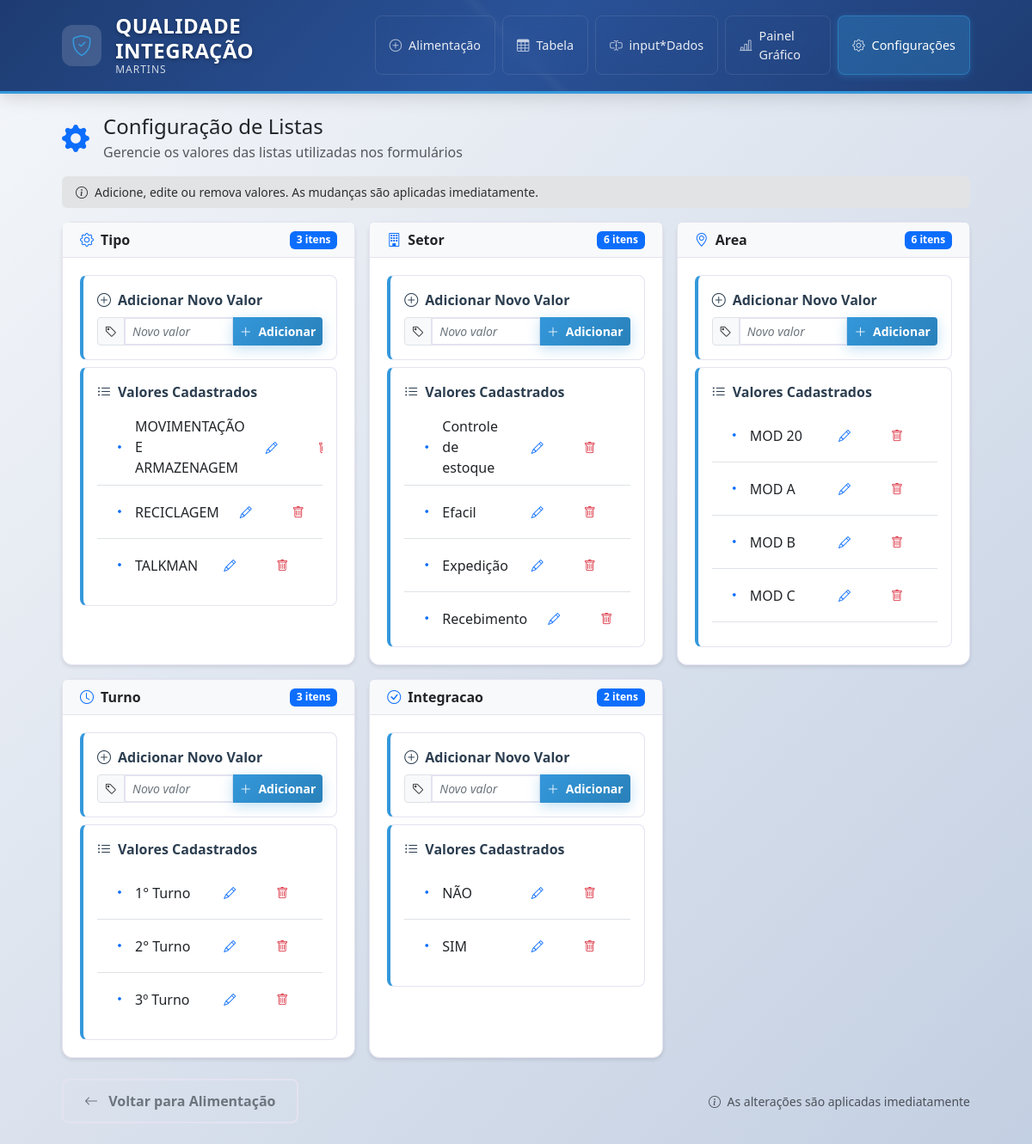
The page /config-lists on the database its author committed.
### app/models.py (models this page shows, shortened)
class ConfigList(db.Model):
    __tablename__ = 'config_lists'
    id = db.Column(db.Integer, primary_key=True)
    nome_lista = db.Column(db.String(50), nullable=False, index=True)
    valor = db.Column(db.String(120), nullable=False)
    __table_args__ = (
        db.UniqueConstraint('nome_lista', 'valor', name='uq_lista_valor'),
    )

### app/views.py (the view)
@bp.route('/config-lists')
def config_lists():
    all_lists = {}
    for nome in ['tipo', 'setor', 'area', 'turno', 'integracao']:
        all_lists[nome] = get_list(nome)
    return render_template('config_lists.html', all_lists=all_lists)

### app/views.py (called while the page is built)
def get_list(nome: str) -> list[str]:
    rows = ConfigList.query.filter_by(nome_lista=nome).order_by(ConfigList.valor.asc()).all()
    return [r.valor for r in rows]

### templates/config_lists.html (shortened to what this page needs)
{% extends 'base.html' %}
{% block content %}
<div class="row">
  <div class="col-12">
    <div class="d-flex align-items-center mb-3">
      <i class="bi bi-gear-fill text-primary me-3" style="font-size: 2rem;"></i>
      <div>
        <h2 class="h4 mb-1">Configuração de Listas</h2>
        <p class="text-muted mb-0">Gerencie os valores das listas utilizadas nos formulários</p>
      </div>
    </div>
    <div class="alert alert-secondary border-0 py-2 small mb-3 d-flex align-items-center">
      <i class="bi bi-info-circle me-2"></i>
      <span>Adicione, edite ou remova valores. As mudanças são aplicadas imediatamente.</span>
    </div>
    <div class="row g-2 g-md-3">
      {% for nome, valores in all_lists.items() %}
      <div class="col-sm-6 col-xl-4" id="{{ nome }}">
        <div class="card h-100">
          <div class="card-header bg-light py-2">
            <div class="d-flex align-items-center justify-content-between">
              <div class="d-flex align-items-center">
                {% if nome == 'tipo' %}
                  <i class="bi bi-gear text-primary me-2"></i>
                {% elif nome == 'setor' %}
                  <i class="bi bi-building text-primary me-2"></i>
                {% elif nome == 'area' %}
                  <i class="bi bi-geo-alt text-primary me-2"></i>
                {% elif nome == 'turno' %}
                  <i class="bi bi-clock text-primary me-2"></i>
                {% elif nome == 'integracao' %}
                  <i class="bi bi-check-circle text-primary me-2"></i>
                {% endif %}
                <h6 class="mb-0 text-capitalize fw-semibold">{{ nome }}</h6>
              </div>
              <span class="badge bg-primary">{{ valores|length }} {{ 'item' if valores|length == 1 else 'itens' }}</span>
            </div>
          </div>
          <div class="card-body">
            <div class="field-group mb-2">
              <div class="field-group-title mb-2">
                <i class="bi bi-plus-circle"></i>
                Adicionar Novo Valor
              </div>
              <div class="input-group input-group-sm">
                <span class="input-group-text">
                  <i class="bi bi-tag"></i>
                </span>
                <input class="form-control form-control-sm" placeholder="Novo valor" data-input-novo="{{ nome }}">
                <button class="btn btn-primary btn-sm" data-btn-add="{{ nome }}">
                  <i class="bi bi-plus-lg me-1"></i>
                  Adicionar
                </button>
              </div>
            </div>
            <div class="field-group mb-0">
              <div class="field-group-title mb-2">
                <i class="bi bi-list-ul"></i>
                Valores Cadastrados
              </div>
              <div class="list-group list-group-flush overflow-auto" data-lista="{{ nome }}" style="max-height: 260px;">
                {% for v in valores %}
                <div class="list-group-item d-flex align-items-center justify-content-between py-2">
                  <div class="d-flex align-items-center">
                    <i class="bi bi-dot text-primary me-2" style="font-size: 1.25rem;"></i>
                    <span class="fw-medium">{{ v }}</span>
                  </div>
                  <div class="btn-group btn-group-sm">
                    <button class="btn btn-outline-primary" data-btn-edit data-nome="{{ nome }}" data-valor="{{ v }}" title="Editar valor">
                      <i class="bi bi-pencil"></i>
                    </button>
                    <button class="btn btn-outline-danger" data-btn-del data-nome="{{ nome }}" data-valor="{{ v }}" title="Remover valor">
                      <i class="bi bi-trash"></i>
                    </button>
                  </div>
                </div>
                {% endfor %}
              </div>
            </div>
          </div>
        </div>
      </div>
      {% endfor %}
    </div>
    <div class="d-flex justify-content-between align-items-center mt-4">
      <a class="btn btn-outline-secondary" href="{{ url_for('main.alimentacao') }}">
        <i class="bi bi-arrow-left me-2"></i>
        Voltar para Alimentação
      </a>
      <div class="text-muted small">
        <i class="bi bi-info-circle me-1"></i>
        As alterações são aplicadas imediatamente
      </div>
    </div>
  </div>
</div>
{% endblock %}

### templates/base.html (shortened to what this page needs)
<!doctype html>
<html lang="pt-br">
  <head>
    <link href="https://cdn.jsdelivr.net/npm/bootstrap@5.3.3/dist/css/bootstrap.min.css" rel="stylesheet">
    <link href="https://cdn.jsdelivr.net/npm/bootstrap-icons@1.11.0/font/bootstrap-icons.css" rel="stylesheet">
    <link rel="stylesheet" href="{{ url_for('static', filename='css/styles.css') }}">
  <link rel="stylesheet" href="{{ url_for('static', filename='css/loading.css') }}">
  </head>
  <body>
    <header class="header-professional">
      <div class="container">
        <div class="d-flex justify-content-between align-items-center py-3">
          <div class="brand-section">
            <div class="d-flex align-items-center">
              <div class="brand-icon me-3">
                <i class="bi bi-shield-check"></i>
              </div>
              <div class="brand-text">
                <h1 class="brand-title mb-0">QUALIDADE INTEGRAÇÃO</h1>
                <div class="brand-subtitle">MARTINS</div>
              </div>
            </div>
          </div>
          <nav class="main-nav d-none d-md-flex">
            <a class="nav-item {{ 'active' if request.endpoint == 'main.alimentacao' else '' }}" href="{{ url_for('main.alimentacao') }}">
              <i class="bi bi-plus-circle me-2"></i>
              <span>Alimentação</span>
            </a>
            <a class="nav-item {{ 'active' if request.endpoint == 'main.tabela' else '' }}" href="{{ url_for('main.tabela') }}">
              <i class="bi bi-table me-2"></i>
              <span>Tabela</span>
            </a>
            <a class="nav-item {{ 'active' if request.endpoint == 'main.input_dados' else '' }}" href="{{ url_for('main.input_dados') }}">
              <i class="bi bi-input-cursor-text me-2"></i>
              <span>input*Dados</span>
            </a>
            <a class="nav-item {{ 'active' if request.endpoint == 'main.painel_grafico' else '' }}" href="{{ url_for('main.painel_grafico') }}">
              <i class="bi bi-bar-chart-line me-2"></i>
              <span>Painel Gráfico</span>
            </a>
            <a class="nav-item {{ 'active' if request.endpoint == 'main.config_lists' else '' }}" href="{{ url_for('main.config_lists') }}">
              <i class="bi bi-gear me-2"></i>
              <span>Configurações</span>
            </a>
          </nav>
        </div>
      </div>
    </header>
    <main class="container my-4">
      {% block content %}{% endblock %}
    </main>
  </body>
</html>

### static/css/styles.css (style rules this page uses)
:root { --primary-color: #2c3e50; --primary-light: #34495e; --accent-color: #3498db; --accent-hover: #2980b9; --success-color: #27ae60; --warning-color: #f39c12; --danger-color: #e74c3c; --light-bg: #e6e7ee; --card-bg: #ffffff; --border-color: #e4e3f0; --text-muted: #6c757d; --shadow-light: 0 2px 4px rgba(0,0,0,0.1); --shadow-medium: 0 4px 12px rgba(0,0,0,0.15); }
body { background: linear-gradient(135deg, #f5f7fa 0%, #c3cfe2 100%); min-height: 100vh; font-family: 'Segoe UI', system-ui, -apple-system, sans-serif; }
.container { max-width: 90vw; }
.header-professional { background: linear-gradient(135deg, #1e3c72 0%, #2a5298 50%, #1e3c72 100%); color: white; box-shadow: 0 4px 20px rgba(0,0,0,0.15); border-bottom: 3px solid #3498db; position: relative; }
.header-professional::before { content: ''; position: absolute; top: 0; left: 0; right: 0; bottom: 0; background: linear-gradient(45deg, transparent 49%, rgba(255,255,255,0.03) 50%, transparent 51%); pointer-events: none; }
.brand-section { z-index: 2; position: relative; }
.brand-icon { width: 48px; height: 48px; background: rgba(255,255,255,0.15); border-radius: 12px; display: flex; align-items: center; justify-content: center; backdrop-filter: blur(10px); }
.brand-icon i { font-size: 1.5rem; color: #3498db; }
.brand-title { font-size: 1.5rem; font-weight: 700; letter-spacing: 0.5px; text-shadow: 0 2px 4px rgba(0,0,0,0.3); }
.brand-subtitle { font-size: 0.75rem; font-weight: 500; color: rgba(255,255,255,0.8); letter-spacing: 1px; margin-top: -2px; }
.main-nav { display: flex; gap: 0.5rem; z-index: 2; position: relative; }
.nav-item { display: flex; align-items: center; padding: 0.75rem 1rem; color: rgba(255,255,255,0.9); text-decoration: none; border-radius: 8px; transition: all 0.3s ease; font-weight: 500; font-size: 0.9rem; backdrop-filter: blur(10px); border: 1px solid rgba(255,255,255,0.1); }
.nav-item.active { background: rgba(52, 152, 219, 0.3); color: white; border-color: rgba(52, 152, 219, 0.5); box-shadow: 0 2px 8px rgba(52, 152, 219, 0.3); }
.nav-item i { opacity: 0.8; }
.card { border-radius: 0.75rem; border: 1px solid var(--border-color); box-shadow: var(--shadow-light); background: var(--card-bg); }
.card-body { padding: 1.25rem; }
.card-header { padding: 0.75rem 1.25rem; border-bottom: 1px solid var(--border-color); background: var(--light-bg); }
.form-control, .form-select { border-radius: 0.5rem; border: 2px solid var(--border-color); padding: 0.75rem 1rem; transition: all 0.3s ease; font-size: 0.95rem; }
.form-control::placeholder { color: var(--text-muted); font-style: italic; }
.btn { border-radius: 0.5rem; padding: 0.75rem 1.5rem; font-weight: 600; transition: all 0.3s ease; border: none; }
.btn-primary { background: linear-gradient(135deg, var(--accent-color) 0%, var(--accent-hover) 100%); box-shadow: 0 4px 15px rgba(52, 152, 219, 0.3); }
.btn-outline-secondary { border: 2px solid var(--border-color); color: var(--text-muted); }
.field-group { background: #fff; border-radius: 0.5rem; padding: 1rem; margin-bottom: 1rem; border: 1px solid var(--border-color); border-left: 4px solid var(--accent-color); }
.field-group-title { font-size: 1rem; font-weight: 700; color: var(--primary-color); margin-bottom: 0.75rem; display: flex; align-items: center; gap: 0.5rem; }

### rows shown on the page
ConfigList: valor "MOVIMENTAÇÃO E ARMAZENAGEM"
ConfigList: valor "RECICLAGEM"
ConfigList: valor "TALKMAN"
ConfigList: valor "Controle de estoque"
ConfigList: valor "Efacil"
ConfigList: valor "Expedição"
ConfigList: valor "Recebimento"
ConfigList: valor "MOD 20"
ConfigList: valor "MOD A"
ConfigList: valor "MOD B"
ConfigList: valor "MOD C"
ConfigList: valor "1° Turno"
ConfigList: valor "2° Turno"
ConfigList: valor "3º Turno"
ConfigList: valor "NÃO"
ConfigList: valor "SIM"

### other values the page prints
{{ nome }} "Tipo" "Setor" "Area" "Turno" "Integracao"
{{ valores|length }} "3" "6" "6" "3" "2"
{{ 'item' if valores|length == 1 else 'itens' }} "itens" "itens" "itens" "itens" "itens"
